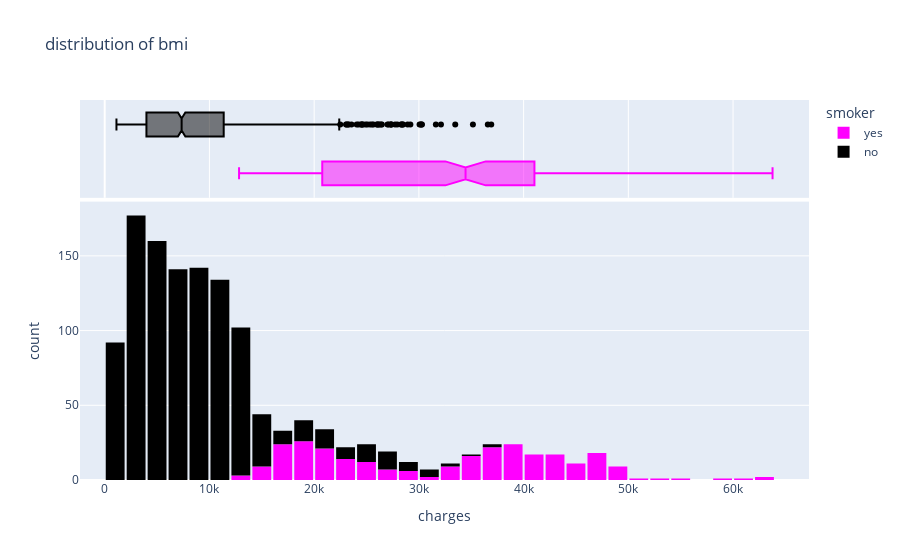

Notebook code for this chart:
### Code cell
fig = px.histogram(df,
                   x='charges',
                
                   marginal='box',
                   nbins=47,
                   color='smoker',
                   color_discrete_sequence=['magenta','black'],

                   title='distribution of bmi')
fig.update_layout(bargap=0.1)

fig.show()

### Figure 1 — Plotly figure (JSON) as saved in the notebook; plotly's stock layout.template omitted (floating-point values rounded to 4 significant figures; data arrays with more than 128 entries replaced by an {"elided": "..."} marker saying what was removed)
{"data": [{"bingroup": "x", "hovertemplate": "smoker=yes<br>charges=%{x}<br>count=%{y}<extra></extra>", "legendgroup": "yes", "marker": {"color": "magenta", "pattern": {"shape": ""}}, "name": "yes", "nbinsx": 47, "orientation": "v", "showlegend": true, "type": "histogram", "x": {"elided": "274 float values"}, "xaxis": "x", "yaxis": "y"}, {"hovertemplate": "smoker=yes<br>charges=%{x}<extra></extra>", "legendgroup": "yes", "marker": {"color": "magenta"}, "name": "yes", "notched": true, "showlegend": false, "type": "box", "x": {"elided": "274 float values"}, "xaxis": "x2", "yaxis": "y2"}, {"bingroup": "x", "hovertemplate": "smoker=no<br>charges=%{x}<br>count=%{y}<extra></extra>", "legendgroup": "no", "marker": {"color": "black", "pattern": {"shape": ""}}, "name": "no", "nbinsx": 47, "orientation": "v", "showlegend": true, "type": "histogram", "x": {"elided": "1064 float values"}, "xaxis": "x", "yaxis": "y"}, {"hovertemplate": "smoker=no<br>charges=%{x}<extra></extra>", "legendgroup": "no", "marker": {"color": "black"}, "name": "no", "notched": true, "showlegend": false, "type": "box", "x": {"elided": "1064 float values"}, "xaxis": "x2", "yaxis": "y2"}], "layout": {"bargap": 0.1, "barmode": "relative", "legend": {"title": {"text": "smoker"}, "tracegroupgap": 0}, "title": {"text": "distribution of bmi"}, "xaxis": {"anchor": "y", "domain": [0, 1], "title": {"text": "charges"}}, "xaxis2": {"anchor": "y2", "domain": [0, 1], "matches": "x", "showgrid": true, "showticklabels": false}, "yaxis": {"anchor": "x", "domain": [0, 0.7326], "title": {"text": "count"}}, "yaxis2": {"anchor": "x2", "domain": [0.7426, 1], "matches": "y2", "showgrid": false, "showline": false, "showticklabels": false, "ticks": ""}}}
